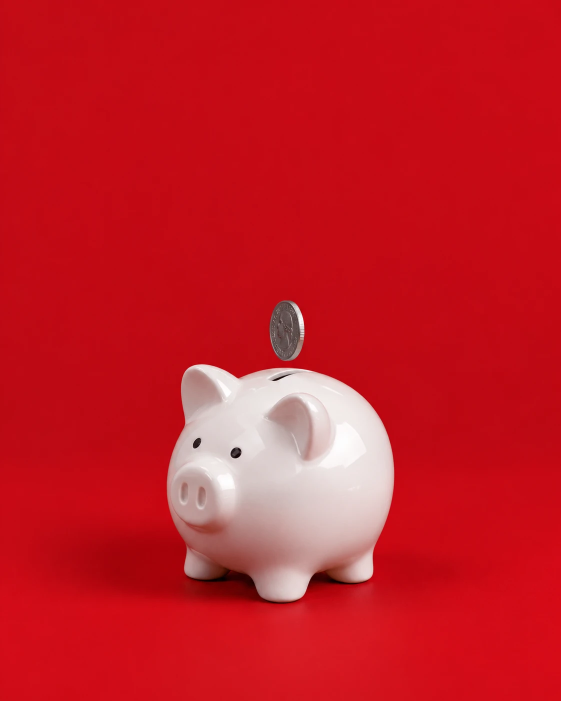
#> input picture marketing/miswag-white-friday/photo/chatgpt-piggy.png, 1122 x 1402 px (shown at 1/2 size)
$ python prep_sets.py chatgpt-piggy.png
#> lines starting #> are read from the running program, lines starting #| are printed output that depends on the picture; after the words box and inside, x2 and y2 are one past the last pixel; in counts of white or black regions, pixels touching at a corner belong together
"""Prepares the studio shots made with ChatGPT (chatgpt-pricetag.png 1600×2000, chatgpt-gift.png and the earlier
chatgpt-piggy.png 1122×1402) as full-frame backgrounds for ads.html, at 1620×2025.

- Price tag: resized only.

- Piggy: the generated coin is a US quarter, so it is painted out (the red sweep is filled back in from either side,
  with matching grain); ads.html puts the 1932 Iraqi riyal in its place.
- Gift: the photo is moved up so the box clears the CTA row; the floor is extended below it.

Usage: python prep_sets.py [--x4 DIR]   (DIR holds piggy_x4.png / gift_x4.png from Real-ESRGAN; else Lanczos)
"""
import os
import sys

import numpy as np
from PIL import Image
from scipy import ndimage

HERE = os.path.dirname(os.path.abspath(__file__))
OUT = os.path.join(HERE, "..", "img")
X4 = sys.argv[sys.argv.index("--x4") + 1] if "--x4" in sys.argv else None
W, H = 1620, 2025


def load(name, x4name):
#> called with name = 'chatgpt-piggy.png', x4name = 'piggy_x4.png'
    if X4 and os.path.exists(os.path.join(X4, x4name)):
        im = Image.open(os.path.join(X4, x4name)).convert("RGB")
    else:
        im = Image.open(os.path.join(HERE, name)).convert("RGB")
#> im is the input picture: PIL image 1122x1402 RGB; mean R, G, B 197.4, 29.1, 38.3
    return im.resize((W, round(im.height * W / im.width)), Image.LANCZOS)


def fill(a, mask):
    """Fill masked pixels row by row, linearly between the nearest clean pixels left and right, then add grain."""
    out = a.copy()
    for y in np.nonzero(mask.any(1))[0]:
        xs = np.nonzero(mask[y])[0]
        x0, x1 = xs.min() - 1, xs.max() + 1
        left, right = a[y, max(x0 - 6, 0):x0].mean(0), a[y, x1:x1 + 6].mean(0)
        t = (np.arange(x0 + 1, x1) - x0) / (x1 - x0)
        out[y, x0 + 1:x1] = left[None] * (1 - t[:, None]) + right[None] * t[:, None]
    smooth = ndimage.gaussian_filter(out, (6, 6, 0))
    noise = a - ndimage.gaussian_filter(a, (2, 2, 0))
    rng = np.random.default_rng(3)
    grain = noise[rng.integers(0, a.shape[0], mask.sum()), rng.integers(0, a.shape[1], mask.sum())]
    soft = ndimage.gaussian_filter(mask.astype(float), 3)[..., None]
    result = a * (1 - soft) + smooth * soft
    result[mask] += grain * 0.8
    return result


# ---------- piggy: paint out the quarter ----------
im = load("chatgpt-piggy.png", "piggy_x4.png")
a = np.asarray(im).astype(np.float32)
s = W / 1122
y0, y1, x0, x1 = int(590 * s), int(724 * s), int(525 * s), int(618 * s)
sub = a[y0:y1, x0:x1]
mx, mn = sub.max(-1), sub.min(-1)
coin = (mx - mn) / np.maximum(mx, 1) < 0.5  # the coin is grey; the sweep is saturated red
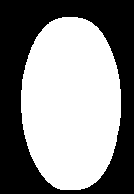
#> coin: shape (194, 134) bool; 53.8% white; 1 black region, box (x1, y1, x2, y2) and area: (0, 0, 134, 194) 12021
mask = np.zeros(a.shape[:2], bool)
mask[y0:y1, x0:x1] = ndimage.binary_dilation(coin, iterations=16)
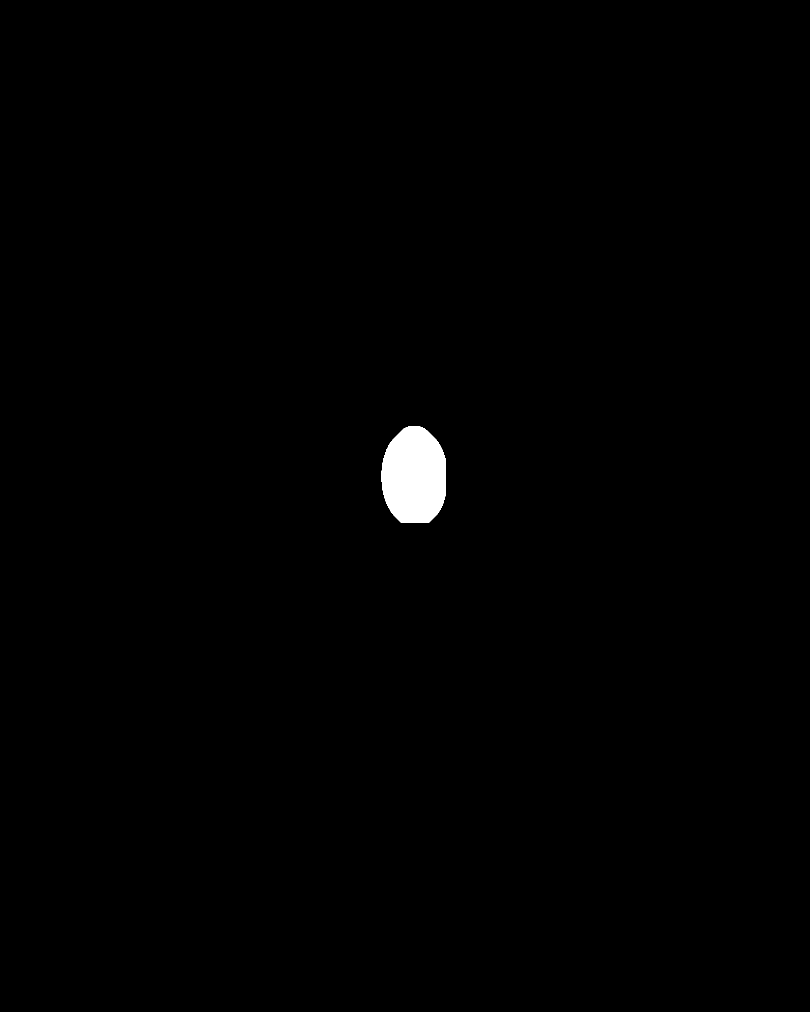
#> mask: shape (2024, 1620) bool (shown at 1/2 size); 0.62% white; 1 white region, box (x1, y1, x2, y2) and area: (763, 852, 892, 1045) 20443
a = fill(a, mask)
#> the loop in fill, `for y in np.nonzero(mask.any(1))[0]:` made 193 passes
#> (x0, x1, left, right) on passes 2 to 4: (815, 841, [190, 9, 18], [191.2, 8.33, 18]), (812, 844, [190.8, 8.5, 18], [191, 8, 19.17]), (810, 846, [191.5, 8.17, 18], [190, 8, 20])
#> in fill, `noise = a - ndimage.gaussian_filter(a, (2, 2, 0))`:
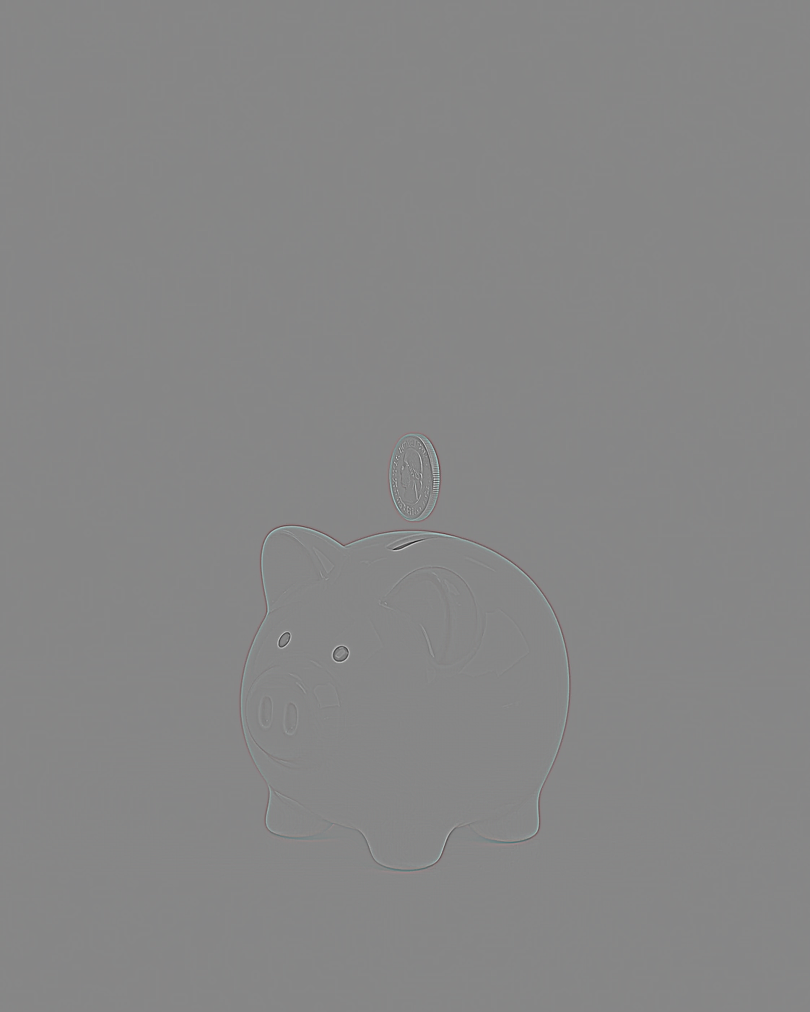
#> noise: shape (2024, 1620, 3) float32 (shown at 1/2 size); mean R, G, B 0, 0, 0; drawn with min black and max white
#> in fill, `result[mask] += grain * 0.8`:
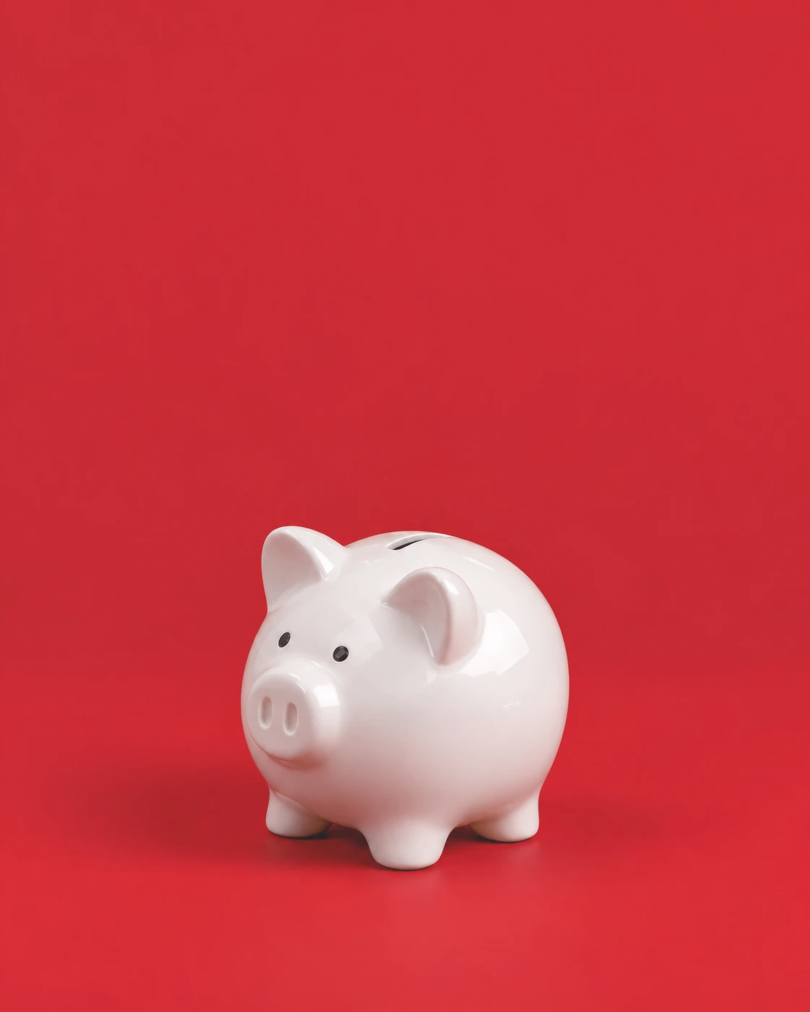
#> result: shape (2024, 1620, 3) float64 (shown at 1/2 size); mean R, G, B 197.7, 28.7, 38; drawn with min black and max white
Image.fromarray(np.clip(a, 0, 255).astype(np.uint8)).crop((0, 0, W, H)).save(os.path.join(OUT, "piggy-set.png"), optimize=True)
print("piggy-set.png", (W, H), "coin was at", (x0, y0, x1, y1))

# ---------- gift: move up, extend the floor ----------
im = load("chatgpt-gift.png", "gift_x4.png")
#> call 2 of load, with name = 'chatgpt-gift.png', x4name = 'gift_x4.png'
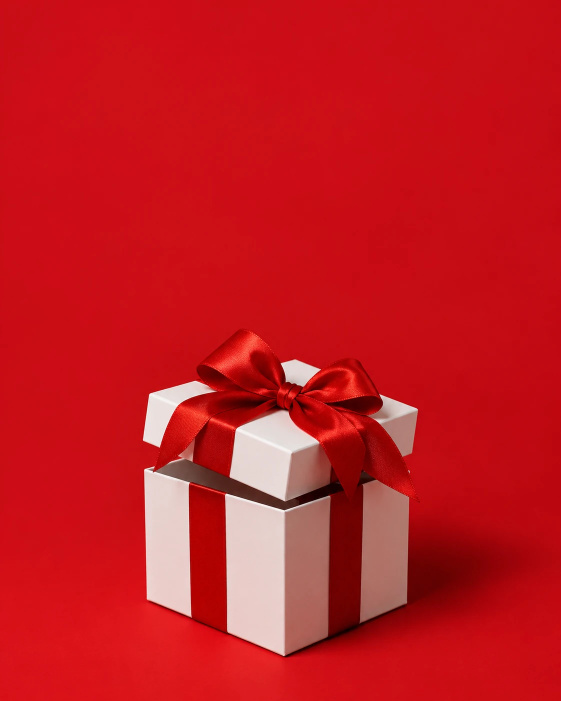
#> input picture marketing/miswag-white-friday/photo/chatgpt-gift.png, 1122 x 1402 px (shown at 1/2 size)
#> in load, im is the input picture: PIL image 1122x1402 RGB; mean R, G, B 196.4, 27.2, 33.2
SHIFT = 96
a = np.asarray(im).astype(np.float32)
a = a[SHIFT:]
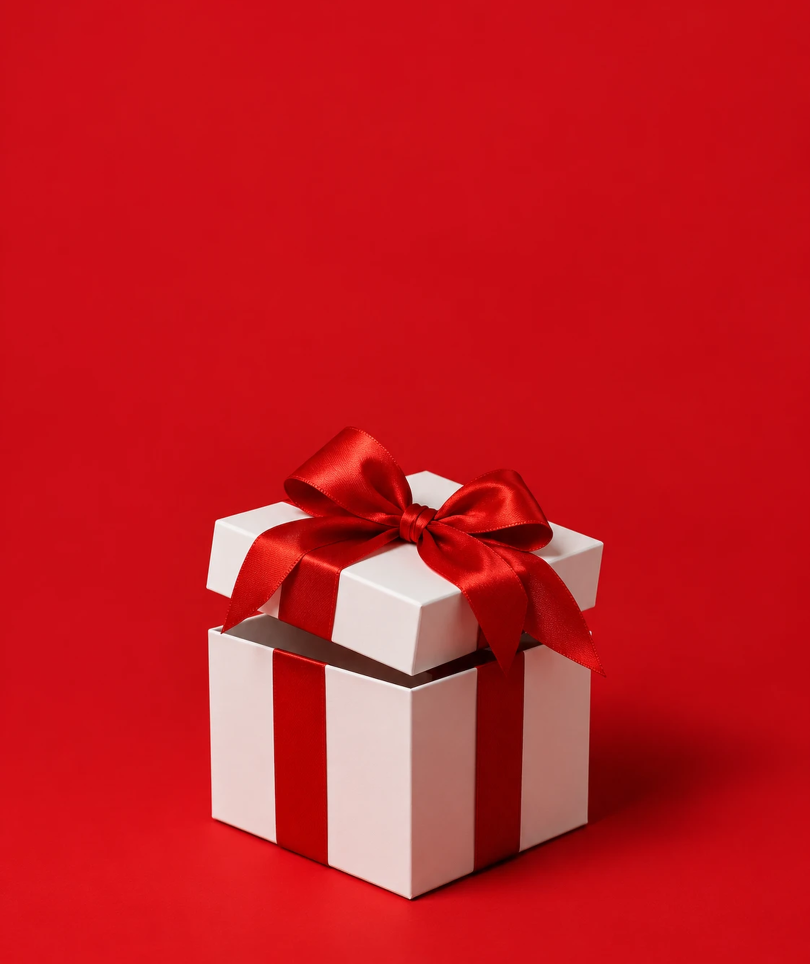
#> a: shape (1928, 1620, 3) float32 (shown at 1/2 size); mean R, G, B 193.9, 27.9, 33.7
floor = a[-60:]  # repeat the last band of floor, mirrored, to make up the height
need = H - a.shape[0]
#> need = 97
ext = np.concatenate([floor[::-1], floor] * (need // 120 + 1))[:need]
a = np.concatenate([a, ext])
#> a: shape (2025, 1620, 3) float32
Image.fromarray(np.clip(a, 0, 255).astype(np.uint8)).save(os.path.join(OUT, "gift-set.png"), optimize=True)
print("gift-set.png", a.shape[1::-1])
#| gift-set.png (1620, 2025)

# ---------- price tag: resized only ----------
im = load("chatgpt-pricetag.png", "pricetag_x4.png")
#> call 3 of load, with name = 'chatgpt-pricetag.png', x4name = 'pricetag_x4.png'
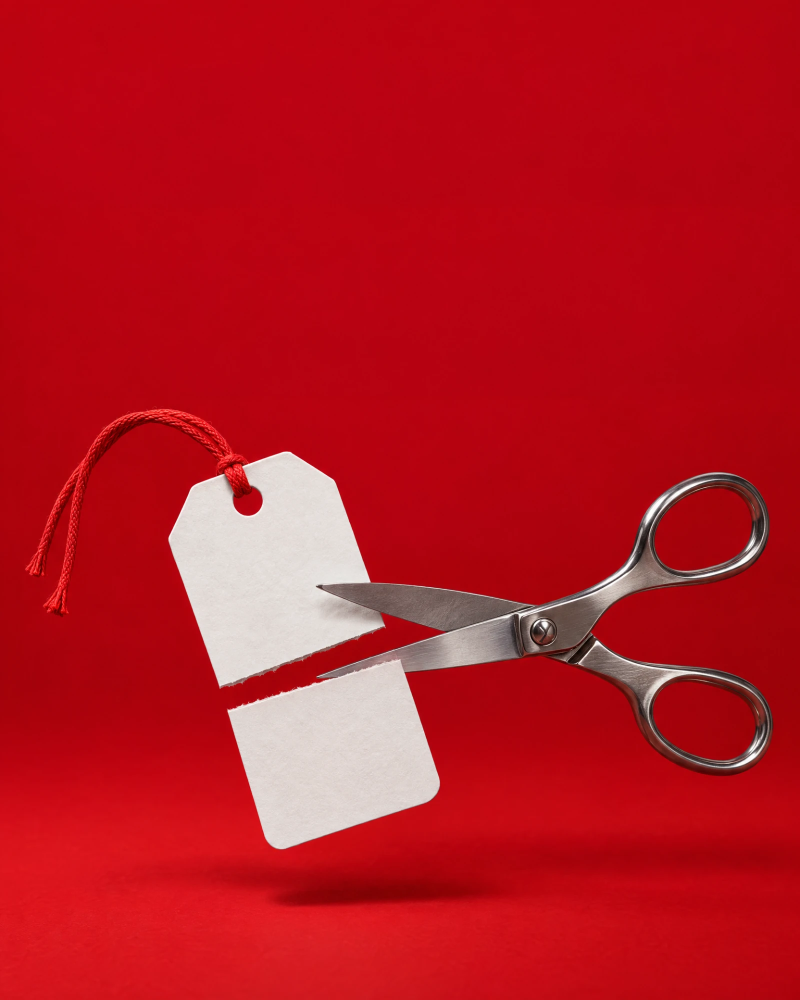
#> input picture marketing/miswag-white-friday/photo/chatgpt-pricetag.png, 1600 x 2000 px (shown at 1/2 size)
#> in load, im is the input picture: PIL image 1600x2000 RGB; mean R, G, B 184.4, 23.9, 34.1
im.crop((0, 0, W, H)).save(os.path.join(OUT, "pricetag-set.png"), optimize=True)
print("pricetag-set.png", (W, H))
